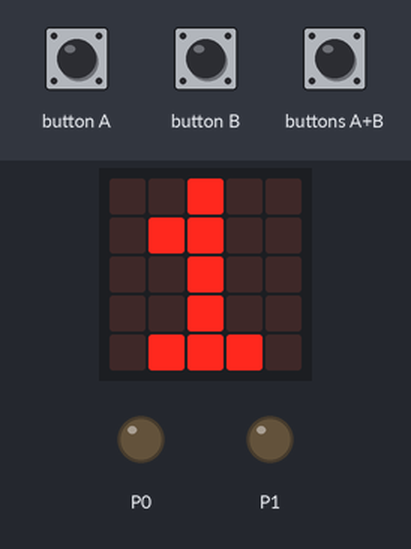
Simulated run of this program. Board: BBC micro:bit (MakeCode). Parts: the board's 5×5 LED display, output pins drawn as LEDs (lit = HIGH). The test bench sets the inputs (shaded band).

Above: at 1.9 s.
2.0 s: buttons A+B pressed for 0.15 s
At 2.6 s:
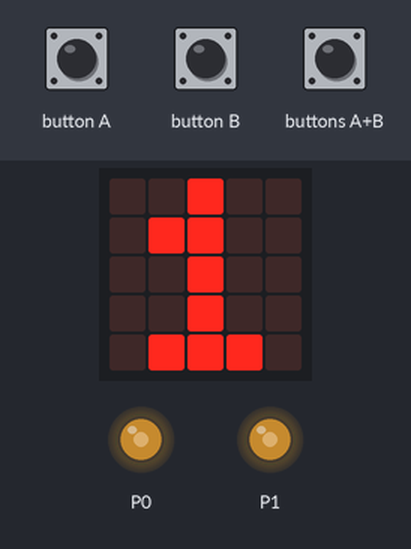
3.6 s: buttons A+B pressed for 1 s
At 5.1 s:
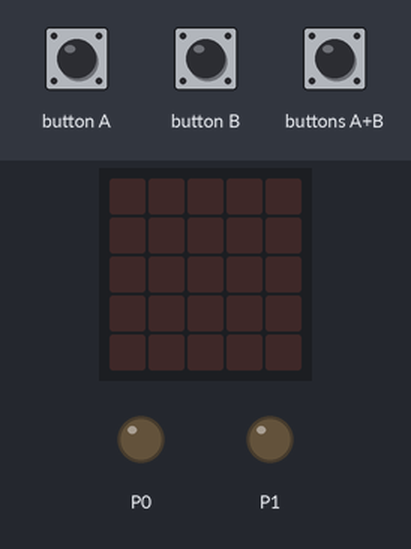
6.1 s: button B pressed for 0.15 s
At 6.9 s:
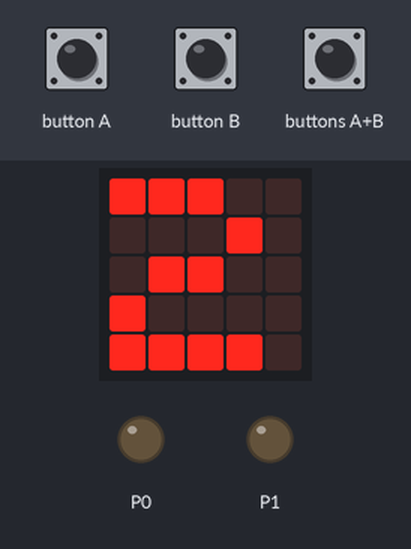
7.7 s: button B pressed for 0.15 s
At 8.2 s:
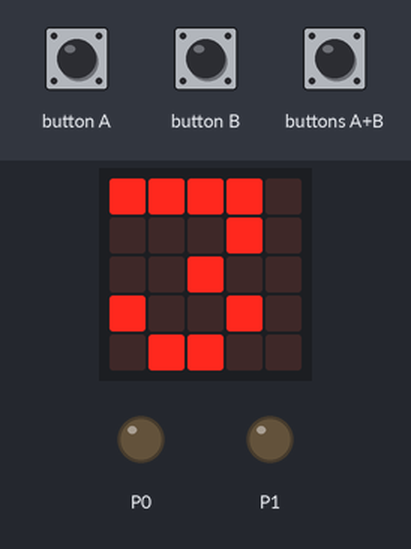
Timing chart, 0 to 10.3 s (numbered marks = the images above; inputs shaded):
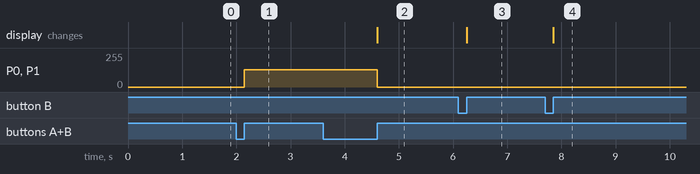

The program:

main.ts
```typescript
//  Microsoft MakeCode Python (not BBC MicroPython).
//  Connect the circuit to P0 and P1, with GND as the return.
//  These pins output a 0–3.3 V square wave.
let speed = 1
let running = false
function update_outputs() {
    let period_us: number;
    if (running) {
        //  Faster range: speed 1 = 2 ms period (500 Hz),
        //  speed 9 = 200 us period (5 kHz).
        period_us = 2000 - (speed - 1) * 225
        pins.analogSetPeriod(AnalogPin.P0, period_us)
        pins.analogSetPeriod(AnalogPin.P1, period_us)
        //  512 of 1023 is approximately 50% duty cycle.
        pins.analogWritePin(AnalogPin.P0, 512)
        pins.analogWritePin(AnalogPin.P1, 512)
    } else {
        pins.analogWritePin(AnalogPin.P0, 0)
        pins.analogWritePin(AnalogPin.P1, 0)
    }

}

pins.analogWritePin(AnalogPin.P0, 0)
pins.analogWritePin(AnalogPin.P1, 0)
basic.showNumber(speed)
input.onButtonPressed(Button.A, function on_button_a_pressed() {

    //  Ignore individual button events when A+B is being used as a chord.
    if (!input.buttonIsPressed(Button.AB)) {
        speed = Math.max(1, speed - 1)
        basic.showNumber(speed)
        update_outputs()
    }

})
input.onButtonPressed(Button.B, function on_button_b_pressed() {

    if (!input.buttonIsPressed(Button.AB)) {
        speed = Math.min(9, speed + 1)
        basic.showNumber(speed)
        update_outputs()
    }

})
input.onButtonPressed(Button.AB, function on_button_ab_pressed() {

    running = !running
    update_outputs()
    if (running) {
        basic.showNumber(speed)
    } else {
        basic.clearScreen()
    }

})
```

test.ts
```typescript
// test ender her, dette bliver ikke kompileret, når denne pakke bruges som en udvidelse.
```

Measured:
- after the input at 2.0 s, P0, P1: 0/255 → 128/255 after 0.15 s
- after the input at 3.6 s, P0, P1: 128/255 → 0/255 after 1.0 s; the display: changes after 1.0 s (image 2)
- after the input at 6.1 s, the display: changes after 0.15 s (image 3)
- after the input at 7.7 s, the display: changes after 0.15 s (image 4)
